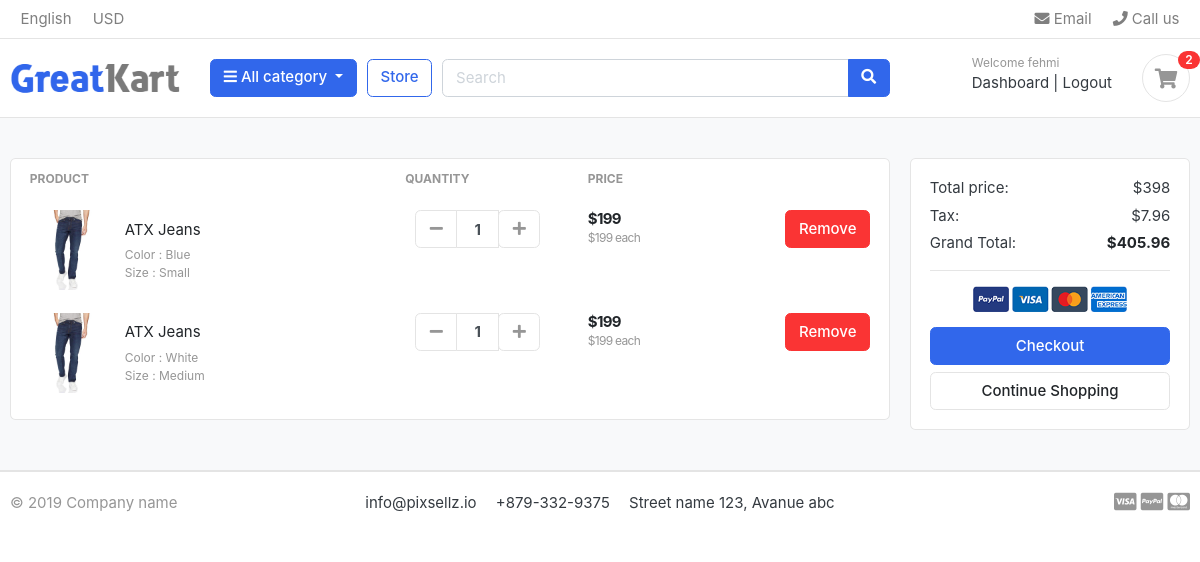
The page /cart/ (signed in) on the database as committed earlier.
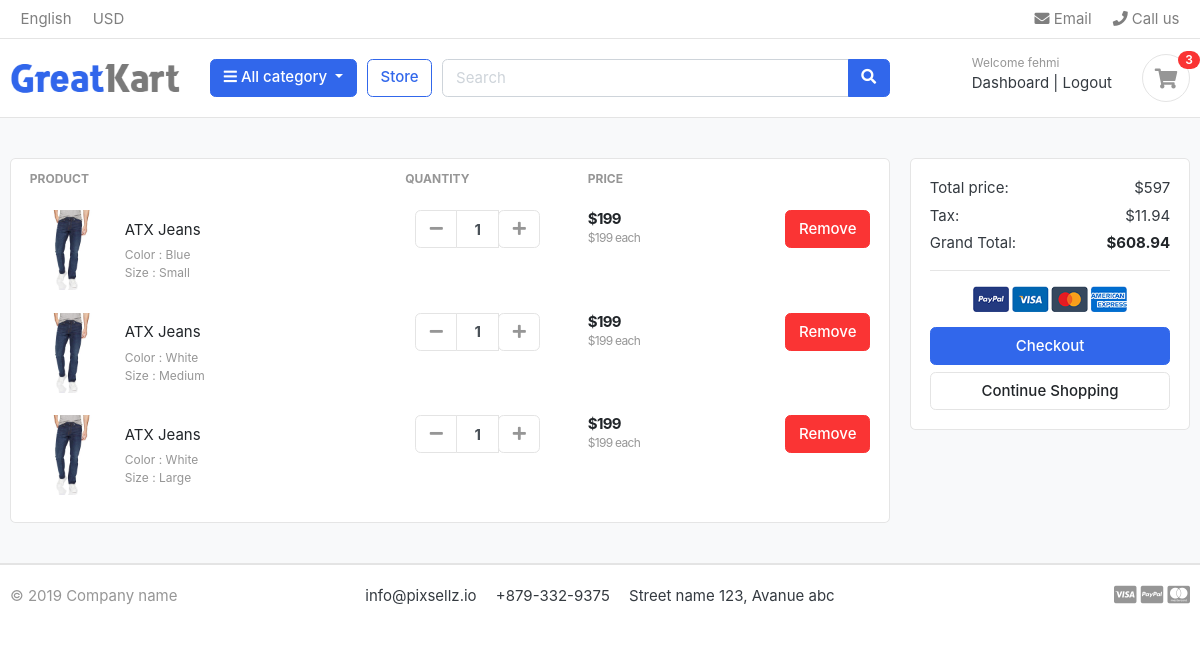
The same page on the database as committed later.
### accounts/models.py (models this page shows, shortened)
class Account(AbstractBaseUser, PermissionsMixin):
    first_name = models.CharField(max_length=50)
    last_name = models.CharField(max_length=50)
    username = models.CharField(max_length=50, unique=True)
    email = models.EmailField(max_length=254, unique=True)
    phone_number = models.CharField(max_length=50)
    date_joined = models.DateTimeField(auto_now_add=True)
    last_login = models.DateTimeField(auto_now_add=True)
    is_admin = models.BooleanField(default=False)
    is_staff = models.BooleanField(default=False)
    is_active = models.BooleanField(default=False)
    is_superadmin = models.BooleanField(default=False)
    USERNAME_FIELD = "email"
    REQUIRED_FIELDS = ['username', 'first_name', 'last_name']
    object = MyAccountManager()

### carts/models.py (models this page shows, shortened)
class CartItem(models.Model):
    user  = models.ForeignKey(Account,  on_delete=models.CASCADE, null = True)
    product = models.ForeignKey(Product, on_delete=models.CASCADE)
    variations = models.ManyToManyField(Variation, blank=True)
    cart = models.ForeignKey(Cart, on_delete=models.CASCADE, null = True)
    quantity = models.IntegerField()
    is_active = models.BooleanField(default=True)
    def sub_total(self):
        return self.product.price * self.quantity

### store/models.py (models this page shows, shortened)
class Product(models.Model):
    product_name = models.CharField(max_length=200, unique=True)
    slug = models.SlugField(max_length=255, unique=True)
    description = models.TextField(max_length=255, blank=True)
    price = models.IntegerField()
    images = models.ImageField(upload_to='photos/products')
    stock = models.IntegerField()
    is_available = models.BooleanField(default=True)
    category = models.ForeignKey(Category, on_delete=models.CASCADE)
    created_date = models.DateTimeField(auto_now_add=True)
    modified_date = models.DateTimeField(auto_now=True)
    def get_url(self):
        return reverse('product_detail', args=[self.category.slug, self.slug])

class Variation(models.Model):
    product = models.ForeignKey(Product, on_delete=models.CASCADE)
    variation_category = models.CharField(
        max_length=100, choices=variation_category_choice)
    variation_value = models.CharField(max_length=100)
    is_active = models.BooleanField(default=True)
    created_date = models.DateTimeField(auto_now=True)
    objects = VariationManager()

### carts/views.py (the view)
# urls.py: path('', views.cart, name='cart'),
def cart(request, total=0, quantitiy=0, cart_items=None):
    tax = 0
    grand_total = 0
    try:
        if request.user.is_authenticated:
            cart_items = CartItem.objects.filter(
                user=request.user, is_active=True)
        else:
            cart = Cart.objects.get(cart_id=_cart_id(request))
            cart_items = CartItem.objects.filter(cart=cart, is_active=True)
        for cart_item in cart_items:
            total += (cart_item.product.price * cart_item.quantity)
            quantitiy += cart_item.quantity
        tax = (2 * total) / 100
        grand_total = total + tax
    except ObjectDoesNotExist:
        pass
    context = {
        'total': total,
        'quantity': quantitiy,
        'cart_items': cart_items,
        'tax': tax,
        'grand_total': grand_total,
    }
    return render(request, 'store/cart.html', context)

### templates/store/cart.html (shortened to what this page needs)
{% extends 'base.html' %} {% load static %} {% block content %}
<section class="section-content padding-y bg">
  <div class="container">
    {% if not cart_items %}
    <h2 class="text-center">Your shopping cart is empty</h2>
    <br />
    <div class="text-center">
      <a href="{% url 'store' %}" class="btn btn-primary">Continue Shopping</a>
    </div>
    {% else %}
    <div class="row">
      <aside class="col-lg-9">
        <div class="card">
          <table class="table table-borderless table-shopping-cart">
            <thead class="text-muted">
              <tr class="small text-uppercase">
                <th scope="col">Product</th>
                <th scope="col" width="120">Quantity</th>
                <th scope="col" width="120">Price</th>
                <th scope="col" class="text-right" width="200"></th>
              </tr>
            </thead>
            <tbody>
              {% for cart_item in cart_items %}
              <tr>
                <td>
                  <figure class="itemside align-items-center">
                    <div class="aside">
                      <img
                        src="{{ cart_item.product.images.url }}"
                        class="img-sm"
                      />
                    </div>
                    <figcaption class="info">
                      <a
                        href="{{ cart_item.product.get_url }}"
                        class="title text-dark"
                        >{{ cart_item.product.product_name }}</a
                      >
                      <p class="text-muted small">
                          {% if cart_item.variations.all %}
                            {% for item in cart_item.variations.all  %}
                              {{ item.variation_category | capfirst}} :  {{ item.variation_value | capfirst }}
                              <br>
                            {% endfor %}
                          {% endif %}
                      </p>
                    </figcaption>
                  </figure>
                </td>
                <td>
                  <div class="col">
                    <div class="input-group input-spinner">
                      <div class="input-group-prepend">
                        <a
                          href="{% url 'remove_cart' cart_item.product.id  cart_item.id%}"
                          class="btn btn-light"
                          type="button"
                          id="button-plus"
                        >
                          <i class="fa fa-minus"></i>
                        </a>
                      </div>
                      <input
                        type="text"
                        class="form-control"
                        value="{{ cart_item.quantity }}"
                      />
                      <div class="input-group-append">
                      <form action="{% url 'add_cart' cart_item.product.id %}" method="POST">
                        <button
                          class="btn btn-light"
                          type="submit"
                          id="button-minus"
                        >
                          <i class="fa fa-plus"></i>
                        </button>
                        </form>
                      </div>
                    </div>
                  </div>
                </td>
                <td>
                  <div class="price-wrap">
                    <var class="price">${{ cart_item.sub_total }}</var>
                    <small class="text-muted">
                      ${{cart_item.product.price}} each
                    </small>
                  </div>
                </td>
                <td class="text-right">
                  <a
                    href="{% url 'remove_cart_item' cart_item.product.id cart_item.id%}"
                    onclick = "return confirm('Are you sure you want to delete this item ?')"
                    class="btn btn-danger"
                  >
                    Remove</a
                  >
                </td>
              </tr>
              {% endfor %}
            </tbody>
          </table>
        </div>
      </aside>
      <aside class="col-lg-3">
        <div class="card">
          <div class="card-body">
            <dl class="dlist-align">
              <dt>Total price:</dt>
              <dd class="text-right">${{total}}</dd>
            </dl>
            <dl class="dlist-align">
              <dt>Tax:</dt>
              <dd class="text-right">${{tax}}</dd>
            </dl>
            <dl class="dlist-align">
              <dt>Grand Total:</dt>
              <dd class="text-right text-dark b">
                <strong>${{grand_total}}</strong>
              </dd>
            </dl>
            <hr />
            <p class="text-center mb-3">
              <img
                src="{% static './images/misc/payments.png' %}"
                height="26"
              />
            </p>
            <a href="{% url 'checkout' %}" class="btn btn-primary btn-block">
              Checkout
            </a>
            <a href="{% url 'store' %}" class="btn btn-light btn-block"
              >Continue Shopping</a
            >
          </div>
        </div>
      </aside>
    </div>
    {% endif %}
  </div>
</section>
{% endblock %}

### templates/base.html (shortened to what this page needs)
{% load static %}
<!DOCTYPE html>
<html lang="en">
  <head>
    <link
      href="{% static 'css/bootstrap.css' %}"
      rel="stylesheet"
      type="text/css"
    />
    <link
      href="{% static 'fonts/fontawesome/css/all.min.css' %}"
      type="text/css"
      rel="stylesheet"
    />
    <link href="{% static 'css/ui.css' %}" rel="stylesheet" type="text/css" />
    <link
      href="{% static 'css/responsive.css' %}"
      rel="stylesheet"
      media="only screen and (max-width: 1200px)"
    />
  </head>
  <body>
    {% include 'includes/navbar.html' %} {% block content %} {% endblock %}
     {% include 'includes/footer.html' %}

### templates/includes/navbar.html (shortened to what this page needs)
{% load static %}
<header class="section-header">
  <nav class="navbar p-md-0 navbar-expand-sm navbar-light border-bottom">
    <div class="container">
      <div class="collapse navbar-collapse" id="navbarTop4">
        <ul class="navbar-nav mr-auto">
          <li class="nav-item dropdown">
            <a href="#" class="nav-link"> English </a>
          </li>
          <li class="nav-item dropdown">
            <a href="#" class="nav-link"> USD </a>
          </li>
        </ul>
        <ul class="navbar-nav">
          <li>
            <a href="#" class="nav-link">
              <i class="fa fa-envelope"></i> Email
            </a>
          </li>
          <li>
            <a href="#" class="nav-link">
              <i class="fa fa-phone"></i> Call us
            </a>
          </li>
        </ul>
      </div>
    </div>
  </nav>
  <section class="header-main border-bottom">
    <div class="container">
      <div class="row align-items-center">
        <div class="col-lg-2 col-md-3 col-6">
          <a href="{% url 'home' %}" class="brand-wrap">
            <img class="logo" src="{% static './images/logo.png' %}" />
          </a>
        </div>
        <div class="col-lg col-sm col-md col-6 flex-grow-0">
          <div class="category-wrap dropdown d-inline-block float-right">
            <button
              type="button"
              class="btn btn-primary dropdown-toggle"
              data-toggle="dropdown"
            >
              <i class="fa fa-bars"></i> All category
            </button>
          </div>
        </div>
        <a href="{% url 'store' %}" class="btn btn-outline-primary">Store</a>
        <div class="col-lg col-md-6 col-sm-12 col">
          <form action="{% url 'search' %}" class="search" method="GET">
            <div class="input-group w-100">
              <input
                type="text"
                class="form-control"
                style="width: 60%"
                placeholder="Search"
                name="keyword"
              />
              <div class="input-group-append">
                <button class="btn btn-primary" type="submit">
                  <i class="fa fa-search"></i>
                </button>
              </div>
            </div>
          </form>
        </div>
        <div class="col-lg-3 col-sm-6 col-8 order-2 order-lg-3">
          <div class="d-flex justify-content-end mb-3 mb-lg-0">
          {% if user.id is  None %}
            <div class="widget-header">
              <small class="title text-muted">Welcome guest!</small>
              <div>
                <a href="{% url 'login' %}">Login</a>
                <span class="dark-transp"> | </span>
                <a href="{% url 'register' %}"> Register</a>
              </div>
            </div>
            {% else %}
            <div class="widget-header">
              <small class="title text-muted">Welcome {{user.first_name}}</small>
              <div>
                <a href="{% url 'dashboard' %}">Dashboard</a>
                <span class="dark-transp"> | </span>
                <a href="{% url 'logout' %}"> Logout</a>
              </div>
            </div>
              {% endif %}
            <a href="{% url 'cart' %}" class="widget-header pl-3 ml-3">
              <div class="icon icon-sm rounded-circle border">
                <i class="fa fa-shopping-cart"></i>
              </div>
              <span class="badge badge-pill badge-danger notify"
                >{{ cart_count }}</span
              >
            </a>
          </div>
        </div>
      </div>
    </div>
  </section>
</header>

### templates/includes/footer.html
{% load static %}
<footer class="section-footer border-top">
	<div class="container">
		<section class="footer-bottom border-top row">
			<div class="col-md-2">
				<p class="text-muted"> &copy 2019 Company name </p>
			</div>
			<div class="col-md-8 text-md-center">
				<span  class="px-2">info@pixsellz.io</span>
				<span  class="px-2">+879-332-9375</span>
				<span  class="px-2">Street name 123, Avanue abc</span>
			</div>
			<div class="col-md-2 text-md-right text-muted">
				<i class="fab fa-lg fa-cc-visa"></i>
				<i class="fab fa-lg fa-cc-paypal"></i>
				<i class="fab fa-lg fa-cc-mastercard"></i>
			</div>
		</section>
	</div>
</footer>
</body>
</html>

Rows that differ between the two databases and show on the page:
added CartItem: product.images (picture), product.product_name "ATX Jeans", quantity "1", sub_total "199", product.price "199", Variation (variation_category "Color", variation_value "White")
now on this page (row unchanged): Variation: variation_category "Size", variation_value "Large", shown under "ATX Jeans"
Other text that changed with them:
{{ cart_count }}: "2" → "3"
{{ total }}: "398" → "597"
{{ tax }}: "7.96" → "11.94"
{{ grand_total }}: "405.96" → "608.94"
